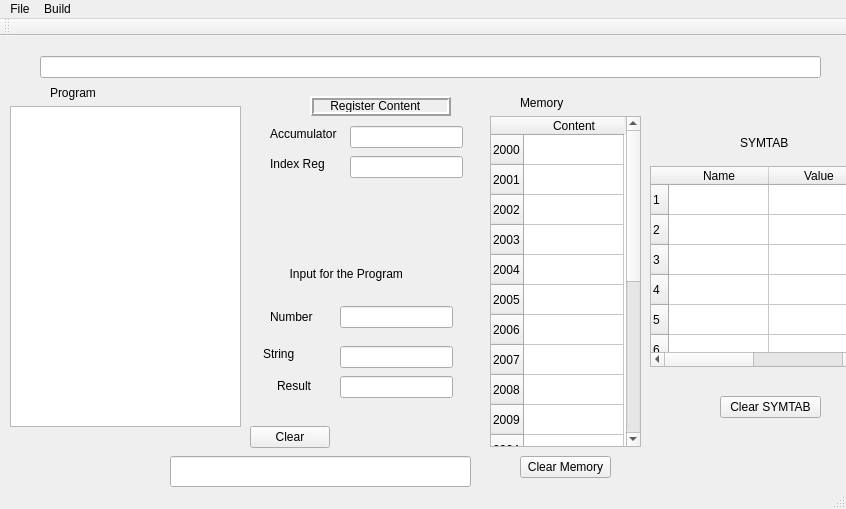
<?xml version="1.0" encoding="UTF-8"?>
<ui version="4.0">
 <class>Simulator</class>
 <widget class="QMainWindow" name="Simulator">
  <property name="geometry">
   <rect>
    <x>0</x>
    <y>0</y>
    <width>846</width>
    <height>509</height>
   </rect>
  </property>
  <property name="windowTitle">
   <string>Simulator</string>
  </property>
  <widget class="QWidget" name="centralWidget">
   <widget class="QTextEdit" name="Prog">
    <property name="geometry">
     <rect>
      <x>10</x>
      <y>70</y>
      <width>231</width>
      <height>321</height>
     </rect>
    </property>
   </widget>
   <widget class="QLineEdit" name="Title">
    <property name="geometry">
     <rect>
      <x>40</x>
      <y>20</y>
      <width>781</width>
      <height>22</height>
     </rect>
    </property>
   </widget>
   <widget class="QPushButton" name="Clear">
    <property name="geometry">
     <rect>
      <x>250</x>
      <y>390</y>
      <width>80</width>
      <height>22</height>
     </rect>
    </property>
    <property name="autoFillBackground">
     <bool>true</bool>
    </property>
    <property name="text">
     <string>Clear</string>
    </property>
    <property name="shortcut">
     <string>Ctrl+P</string>
    </property>
   </widget>
   <widget class="QLabel" name="Acc">
    <property name="geometry">
     <rect>
      <x>270</x>
      <y>90</y>
      <width>81</width>
      <height>16</height>
     </rect>
    </property>
    <property name="text">
     <string>Accumulator</string>
    </property>
   </widget>
   <widget class="QLabel" name="Index">
    <property name="geometry">
     <rect>
      <x>270</x>
      <y>120</y>
      <width>71</width>
      <height>16</height>
     </rect>
    </property>
    <property name="text">
     <string>Index Reg</string>
    </property>
   </widget>
   <widget class="QLineEdit" name="Acc_Val">
    <property name="geometry">
     <rect>
      <x>350</x>
      <y>90</y>
      <width>113</width>
      <height>22</height>
     </rect>
    </property>
   </widget>
   <widget class="QLineEdit" name="Index_Val">
    <property name="geometry">
     <rect>
      <x>350</x>
      <y>120</y>
      <width>113</width>
      <height>22</height>
     </rect>
    </property>
   </widget>
   <widget class="QLabel" name="Input">
    <property name="geometry">
     <rect>
      <x>260</x>
      <y>230</y>
      <width>201</width>
      <height>16</height>
     </rect>
    </property>
    <property name="text">
     <string>        Input for the Program</string>
    </property>
    <property name="textFormat">
     <enum>Qt::AutoText</enum>
    </property>
    <property name="indent">
     <number>3</number>
    </property>
   </widget>
   <widget class="QLabel" name="Program">
    <property name="geometry">
     <rect>
      <x>50</x>
      <y>50</y>
      <width>59</width>
      <height>14</height>
     </rect>
    </property>
    <property name="frameShape">
     <enum>QFrame::NoFrame</enum>
    </property>
    <property name="frameShadow">
     <enum>QFrame::Plain</enum>
    </property>
    <property name="lineWidth">
     <number>1</number>
    </property>
    <property name="text">
     <string>Program</string>
    </property>
   </widget>
   <widget class="QLabel" name="Register">
    <property name="geometry">
     <rect>
      <x>310</x>
      <y>60</y>
      <width>141</width>
      <height>20</height>
     </rect>
    </property>
    <property name="frameShape">
     <enum>QFrame::Box</enum>
    </property>
    <property name="frameShadow">
     <enum>QFrame::Raised</enum>
    </property>
    <property name="lineWidth">
     <number>2</number>
    </property>
    <property name="text">
     <string>    Register Content</string>
    </property>
   </widget>
   <widget class="QLabel" name="Num">
    <property name="geometry">
     <rect>
      <x>270</x>
      <y>270</y>
      <width>61</width>
      <height>21</height>
     </rect>
    </property>
    <property name="text">
     <string>Number</string>
    </property>
   </widget>
   <widget class="QLabel" name="Str">
    <property name="geometry">
     <rect>
      <x>260</x>
      <y>310</y>
      <width>61</width>
      <height>16</height>
     </rect>
    </property>
    <property name="text">
     <string>String</string>
    </property>
    <property name="indent">
     <number>3</number>
    </property>
   </widget>
   <widget class="QLineEdit" name="Number">
    <property name="geometry">
     <rect>
      <x>340</x>
      <y>270</y>
      <width>113</width>
      <height>22</height>
     </rect>
    </property>
   </widget>
   <widget class="QLineEdit" name="String">
    <property name="geometry">
     <rect>
      <x>340</x>
      <y>310</y>
      <width>113</width>
      <height>22</height>
     </rect>
    </property>
   </widget>
   <widget class="QLineEdit" name="Status">
    <property name="geometry">
     <rect>
      <x>170</x>
      <y>420</y>
      <width>301</width>
      <height>31</height>
     </rect>
    </property>
   </widget>
   <widget class="QLabel" name="Res">
    <property name="geometry">
     <rect>
      <x>270</x>
      <y>340</y>
      <width>59</width>
      <height>20</height>
     </rect>
    </property>
    <property name="text">
     <string>Result</string>
    </property>
    <property name="indent">
     <number>7</number>
    </property>
   </widget>
   <widget class="QLineEdit" name="Result">
    <property name="geometry">
     <rect>
      <x>340</x>
      <y>340</y>
      <width>113</width>
      <height>22</height>
     </rect>
    </property>
   </widget>
   <widget class="QTableWidget" name="Memory">
    <property name="geometry">
     <rect>
      <x>490</x>
      <y>80</y>
      <width>151</width>
      <height>331</height>
     </rect>
    </property>
    <row>
     <property name="text">
      <string>2000</string>
     </property>
    </row>
    <row>
     <property name="text">
      <string>2001</string>
     </property>
    </row>
    <row>
     <property name="text">
      <string>2002</string>
     </property>
    </row>
    <row>
     <property name="text">
      <string>2003</string>
     </property>
    </row>
    <row>
     <property name="text">
      <string>2004</string>
     </property>
    </row>
    <row>
     <property name="text">
      <string>2005</string>
     </property>
    </row>
    <row>
     <property name="text">
      <string>2006</string>
     </property>
    </row>
    <row>
     <property name="text">
      <string>2007</string>
     </property>
    </row>
    <row>
     <property name="text">
      <string>2008</string>
     </property>
    </row>
    <row>
     <property name="text">
      <string>2009</string>
     </property>
    </row>
    <row>
     <property name="text">
      <string>200A</string>
     </property>
    </row>
    <row>
     <property name="text">
      <string>200B</string>
     </property>
    </row>
    <row>
     <property name="text">
      <string>200C</string>
     </property>
    </row>
    <row>
     <property name="text">
      <string>200D</string>
     </property>
    </row>
    <row>
     <property name="text">
      <string>200E</string>
     </property>
    </row>
    <row>
     <property name="text">
      <string>200F</string>
     </property>
    </row>
    <row>
     <property name="text">
      <string>2010</string>
     </property>
    </row>
    <row>
     <property name="text">
      <string>2011</string>
     </property>
    </row>
    <row>
     <property name="text">
      <string>2012</string>
     </property>
    </row>
    <row>
     <property name="text">
      <string>2013</string>
     </property>
    </row>
    <column>
     <property name="text">
      <string>Content</string>
     </property>
    </column>
    <item row="0" column="0">
     <property name="text">
      <string/>
     </property>
    </item>
   </widget>
   <widget class="QLabel" name="label">
    <property name="geometry">
     <rect>
      <x>520</x>
      <y>60</y>
      <width>59</width>
      <height>14</height>
     </rect>
    </property>
    <property name="text">
     <string>Memory</string>
    </property>
   </widget>
   <widget class="QPushButton" name="Clear_Mem">
    <property name="geometry">
     <rect>
      <x>520</x>
      <y>420</y>
      <width>91</width>
      <height>22</height>
     </rect>
    </property>
    <property name="text">
     <string>Clear Memory</string>
    </property>
    <property name="shortcut">
     <string>Ctrl+M</string>
    </property>
   </widget>
   <widget class="QTableWidget" name="Symtab">
    <property name="geometry">
     <rect>
      <x>650</x>
      <y>130</y>
      <width>221</width>
      <height>201</height>
     </rect>
    </property>
    <row>
     <property name="text">
      <string>1</string>
     </property>
    </row>
    <row>
     <property name="text">
      <string>2</string>
     </property>
    </row>
    <row>
     <property name="text">
      <string>3</string>
     </property>
    </row>
    <row>
     <property name="text">
      <string>4</string>
     </property>
    </row>
    <row>
     <property name="text">
      <string>5</string>
     </property>
    </row>
    <row>
     <property name="text">
      <string>6</string>
     </property>
    </row>
    <row>
     <property name="text">
      <string>7</string>
     </property>
    </row>
    <row>
     <property name="text">
      <string>8</string>
     </property>
    </row>
    <row>
     <property name="text">
      <string>9</string>
     </property>
    </row>
    <row>
     <property name="text">
      <string>10</string>
     </property>
    </row>
    <row>
     <property name="text">
      <string>11</string>
     </property>
    </row>
    <row>
     <property name="text">
      <string>12</string>
     </property>
    </row>
    <row>
     <property name="text">
      <string>13</string>
     </property>
    </row>
    <column>
     <property name="text">
      <string>Name</string>
     </property>
    </column>
    <column>
     <property name="text">
      <string>Value</string>
     </property>
    </column>
   </widget>
   <widget class="QLabel" name="label_2">
    <property name="geometry">
     <rect>
      <x>740</x>
      <y>100</y>
      <width>59</width>
      <height>14</height>
     </rect>
    </property>
    <property name="text">
     <string>SYMTAB</string>
    </property>
   </widget>
   <widget class="QPushButton" name="Clr_Sym">
    <property name="geometry">
     <rect>
      <x>720</x>
      <y>360</y>
      <width>101</width>
      <height>22</height>
     </rect>
    </property>
    <property name="text">
     <string>Clear SYMTAB</string>
    </property>
    <property name="shortcut">
     <string>Ctrl+T</string>
    </property>
   </widget>
  </widget>
  <widget class="QMenuBar" name="menuBar">
   <property name="geometry">
    <rect>
     <x>0</x>
     <y>0</y>
     <width>846</width>
     <height>19</height>
    </rect>
   </property>
   <widget class="QMenu" name="menuFile">
    <property name="title">
     <string>File</string>
    </property>
    <addaction name="Open"/>
    <addaction name="Save"/>
    <addaction name="Quit"/>
   </widget>
   <widget class="QMenu" name="menuRun">
    <property name="title">
     <string>Build</string>
    </property>
    <addaction name="Run"/>
   </widget>
   <addaction name="menuFile"/>
   <addaction name="menuRun"/>
  </widget>
  <widget class="QToolBar" name="mainToolBar">
   <attribute name="toolBarArea">
    <enum>TopToolBarArea</enum>
   </attribute>
   <attribute name="toolBarBreak">
    <bool>false</bool>
   </attribute>
  </widget>
  <widget class="QStatusBar" name="statusBar"/>
  <action name="Open">
   <property name="text">
    <string>Open</string>
   </property>
   <property name="shortcut">
    <string>Ctrl+O</string>
   </property>
  </action>
  <action name="Save">
   <property name="text">
    <string>Save</string>
   </property>
   <property name="shortcut">
    <string>Ctrl+S</string>
   </property>
  </action>
  <action name="Quit">
   <property name="text">
    <string>Quit</string>
   </property>
   <property name="shortcut">
    <string>Ctrl+Q</string>
   </property>
  </action>
  <action name="Run">
   <property name="icon">
    <iconset theme="Run">
     <normaloff>.</normaloff>.</iconset>
   </property>
   <property name="text">
    <string>Run</string>
   </property>
   <property name="iconText">
    <string>Run</string>
   </property>
   <property name="shortcut">
    <string>Ctrl+R</string>
   </property>
  </action>
 </widget>
 <layoutdefault spacing="6" margin="11"/>
 <resources/>
 <connections/>
</ui>
